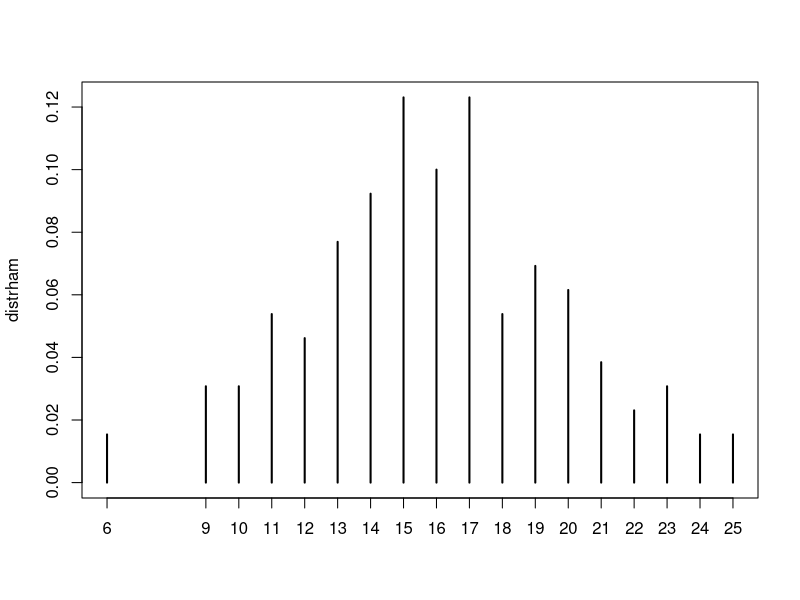
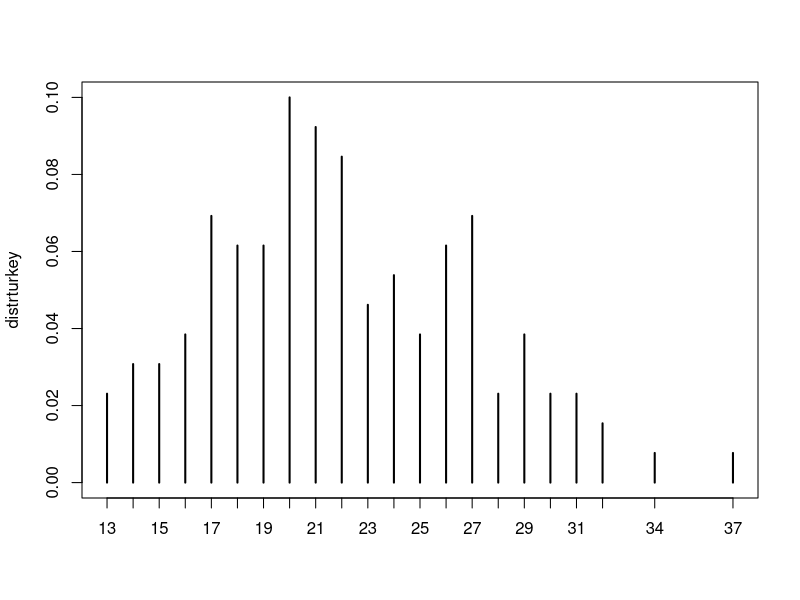
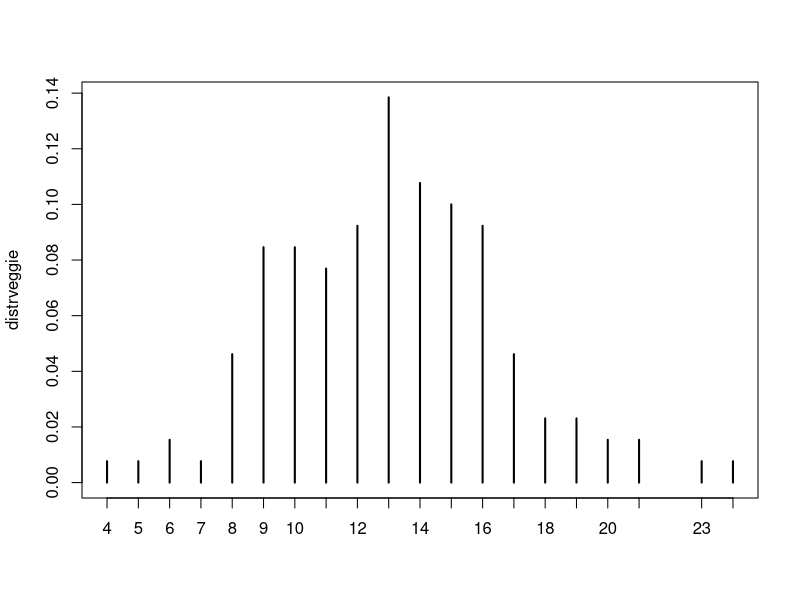

Write R code to recreate these figures, in order.
## ---- chunk 1
library(ggplot2)
library(dplyr)
library(knitr)
details <- read.csv("details.csv", header = TRUE)
sales <- read.csv("sales.csv", header = TRUE)
## ---- chunk 2
profit.margin <- details$price - details$cost

ham.revenue <- sales$demand.ham * 6.5
turkey.revenue <- sales$demand.turkey * 6.5
veggie.revenue <- sales$demand.veggie * 5.0

ham.cost <- sales$available.ham * 3.5
turkey.cost <- sales$available.turkey * 4.0
veggie.cost <- sales$available.veggie * 2.5

distrham <- table(sales$demand.ham)/length(sales$demand.ham)
distrturkey <- table(sales$demand.turkey)/length(sales$demand.turkey)
distrveggie <- table(sales$demand.veggie)/length(sales$demand.veggie)
## ---- chunk 3
plot(distrham)
plot(distrturkey)
plot(distrveggie)
## ---- chunk 4
profit.ham <- ham.revenue - ham.cost
profit.turkey <- turkey.revenue - veggie.cost
profit.veggie <- veggie.revenue - veggie.cost
average.profit <-c(mean(profit.ham), mean(profit.turkey), mean(profit.veggie))
average.profit <- as.data.frame(average.profit, row.names = c('ham', 'turkey', 'veggie'))
kable(average.profit)
## ---- chunk 5
lambda <- mean(sales$demand.ham)
p.Margin <- 3


